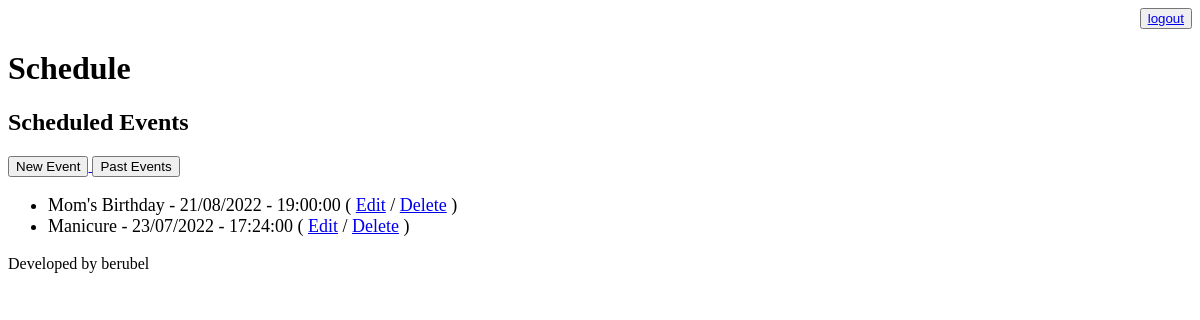
The page /agenda/ (signed in) on the database as committed earlier.
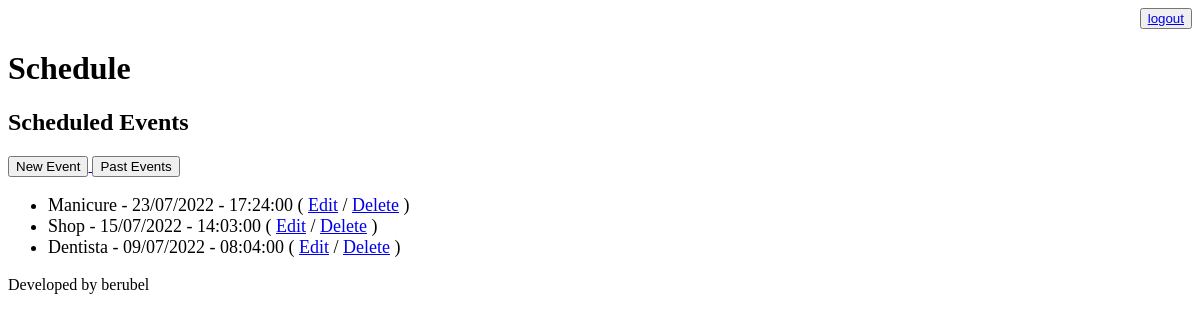
The same page on the database as committed later.
### core/models.py (models this page shows, shortened)
class Evento(models.Model):
    titulo = models.CharField(max_length=100)
    descricao = models.TextField(blank=True)
    data_evento = models.DateTimeField(verbose_name='data do evento')
    data_criacao = models.DateTimeField(auto_now=True, verbose_name= 'data da criação')
    usuario = models.ForeignKey(User, on_delete=models.CASCADE) # on_delete parameter tells django
    local = models.CharField(max_length=100, null=True)                    # what to do if user is deleted
    class Meta:
        db_table = 'evento'
    def get_data_evento(self):
        return self.data_evento.strftime("%d/%m/%Y - %H:%M:%S")
    def get_evento_atrasado(self):
        if self.data_evento < datetime.now():
            return True
        else:
            return False
    def get_evento_menos_de_uma_hora(self):
        if self.data_evento - datetime.now() <= timedelta(hours=1):
            return True
        else:
            return False

### core/views.py (the view)
# urls.py: path('agenda/', views.lista_eventos),
@login_required(login_url='/login/')
def lista_eventos(request):
    usuario = request.user
    data_atual = datetime.now() - timedelta(hours=1) # shows the events delayed byS one hour
    evento = Evento.objects.filter(usuario=usuario, data_evento__gt=data_atual) #filter by the user and future events
    data = {'eventos': evento}
    return render(request, 'schedule.html', data)

### templates/schedule.html (shortened to what this page needs)
{% extends "model-page.html" %}
{% block content%}
    <h2>Scheduled Events</h2>
    <a href="evento/">
        <button type="button">New Event</button>
    </a>
    <a href="historico/">
        <button type="button">Past Events</button>
    </a>
    <ul style="font-size: 18px">
    {% for evento in eventos %}
        <li>
            <div style=
                       >
                {{ evento.titulo }} - {{ evento.get_data_evento }}
                ( <a href="evento/?id={{ evento.id }}">Edit</a>
                / <a href="evento/delete/{{ evento.id }}/">Delete</a> )
            </div>
        </li>
    {% endfor %}
    </ul>
{% endblock %}

Rows that differ between the two databases and show on the page:
removed Evento: titulo "Mom's Birthday", get_data_evento "21/08/2022 - 19:00:00"
added Evento: titulo "Shop", get_data_evento "15/07/2022 - 14:03:00"
added Evento: titulo "Dentista", get_data_evento "09/07/2022 - 08:04:00"
